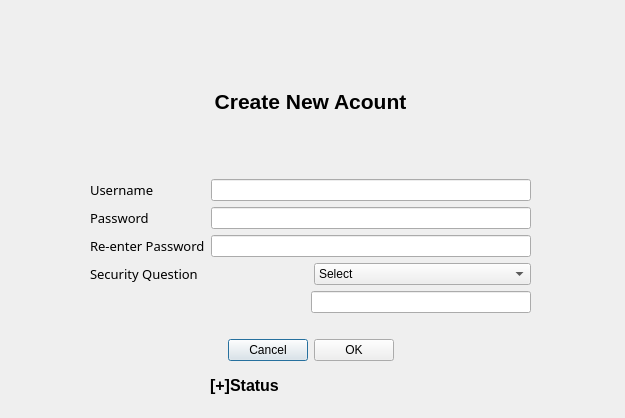
<?xml version="1.0" encoding="UTF-8"?>
<ui version="4.0">
 <class>createNewAccount</class>
 <widget class="QDialog" name="createNewAccount">
  <property name="geometry">
   <rect>
    <x>0</x>
    <y>0</y>
    <width>625</width>
    <height>418</height>
   </rect>
  </property>
  <property name="windowTitle">
   <string>Dialog</string>
  </property>
  <widget class="QWidget" name="layoutWidget">
   <property name="geometry">
    <rect>
     <x>90</x>
     <y>30</y>
     <width>441</width>
     <height>331</height>
    </rect>
   </property>
   <layout class="QVBoxLayout" name="verticalLayout_3">
    <item>
     <widget class="QLabel" name="label_5">
      <property name="text">
       <string>&lt;html&gt;&lt;head/&gt;&lt;body&gt;&lt;p align=&quot;center&quot;&gt;&lt;span style=&quot; font-size:16pt; font-weight:600; color:#000000;&quot;&gt;Create New Acount&lt;/span&gt;&lt;/p&gt;&lt;/body&gt;&lt;/html&gt;</string>
      </property>
     </widget>
    </item>
    <item>
     <layout class="QHBoxLayout" name="horizontalLayout">
      <item>
       <layout class="QVBoxLayout" name="verticalLayout">
        <item>
         <widget class="QLabel" name="label">
          <property name="font">
           <font>
            <family>Segoe Print</family>
            <pointsize>10</pointsize>
           </font>
          </property>
          <property name="text">
           <string>Username</string>
          </property>
         </widget>
        </item>
        <item>
         <widget class="QLabel" name="label_2">
          <property name="font">
           <font>
            <family>Segoe Print</family>
            <pointsize>10</pointsize>
            <stylestrategy>PreferDefault</stylestrategy>
           </font>
          </property>
          <property name="text">
           <string>Password</string>
          </property>
         </widget>
        </item>
        <item>
         <widget class="QLabel" name="label_3">
          <property name="font">
           <font>
            <family>Segoe Print</family>
            <pointsize>10</pointsize>
           </font>
          </property>
          <property name="text">
           <string>Re-enter Password</string>
          </property>
         </widget>
        </item>
       </layout>
      </item>
      <item>
       <layout class="QVBoxLayout" name="verticalLayout_2">
        <item>
         <widget class="QLineEdit" name="newUsername"/>
        </item>
        <item>
         <widget class="QLineEdit" name="newPassword">
          <property name="echoMode">
           <enum>QLineEdit::Password</enum>
          </property>
         </widget>
        </item>
        <item>
         <widget class="QLineEdit" name="newRePassword">
          <property name="echoMode">
           <enum>QLineEdit::Password</enum>
          </property>
         </widget>
        </item>
       </layout>
      </item>
     </layout>
    </item>
    <item>
     <layout class="QHBoxLayout" name="horizontalLayout_2">
      <item>
       <widget class="QLabel" name="label_4">
        <property name="font">
         <font>
          <family>Segoe Print</family>
          <pointsize>10</pointsize>
         </font>
        </property>
        <property name="text">
         <string>Security Question</string>
        </property>
       </widget>
      </item>
      <item>
       <widget class="QComboBox" name="comboBox">
        <item>
         <property name="text">
          <string>Select</string>
         </property>
        </item>
        <item>
         <property name="text">
          <string>What is your favorite animal?</string>
         </property>
        </item>
        <item>
         <property name="text">
          <string>What is your favorite color?</string>
         </property>
        </item>
        <item>
         <property name="text">
          <string>What is the name of your first pet?</string>
         </property>
        </item>
       </widget>
      </item>
     </layout>
    </item>
    <item>
     <layout class="QHBoxLayout" name="horizontalLayout_3">
      <item>
       <spacer name="horizontalSpacer">
        <property name="orientation">
         <enum>Qt::Horizontal</enum>
        </property>
        <property name="sizeHint" stdset="0">
         <size>
          <width>40</width>
          <height>20</height>
         </size>
        </property>
       </spacer>
      </item>
      <item>
       <widget class="QLineEdit" name="lineEdit_4"/>
      </item>
     </layout>
    </item>
    <item>
     <spacer name="horizontalSpacer_4">
      <property name="orientation">
       <enum>Qt::Horizontal</enum>
      </property>
      <property name="sizeHint" stdset="0">
       <size>
        <width>40</width>
        <height>20</height>
       </size>
      </property>
     </spacer>
    </item>
    <item>
     <layout class="QHBoxLayout" name="horizontalLayout_4">
      <item>
       <spacer name="horizontalSpacer_2">
        <property name="orientation">
         <enum>Qt::Horizontal</enum>
        </property>
        <property name="sizeHint" stdset="0">
         <size>
          <width>40</width>
          <height>20</height>
         </size>
        </property>
       </spacer>
      </item>
      <item>
       <layout class="QHBoxLayout" name="horizontalLayout_5">
        <item>
         <widget class="QPushButton" name="cancelButton">
          <property name="text">
           <string>Cancel</string>
          </property>
         </widget>
        </item>
        <item>
         <widget class="QPushButton" name="okButton">
          <property name="text">
           <string>OK</string>
          </property>
         </widget>
        </item>
       </layout>
      </item>
      <item>
       <spacer name="horizontalSpacer_3">
        <property name="orientation">
         <enum>Qt::Horizontal</enum>
        </property>
        <property name="sizeHint" stdset="0">
         <size>
          <width>40</width>
          <height>20</height>
         </size>
        </property>
       </spacer>
      </item>
     </layout>
    </item>
   </layout>
  </widget>
  <widget class="QLabel" name="warningLabel">
   <property name="geometry">
    <rect>
     <x>210</x>
     <y>370</y>
     <width>311</width>
     <height>31</height>
    </rect>
   </property>
   <property name="font">
    <font>
     <pointsize>12</pointsize>
     <weight>75</weight>
     <bold>true</bold>
    </font>
   </property>
   <property name="text">
    <string>[+]Status</string>
   </property>
  </widget>
 </widget>
 <resources/>
 <connections/>
</ui>
